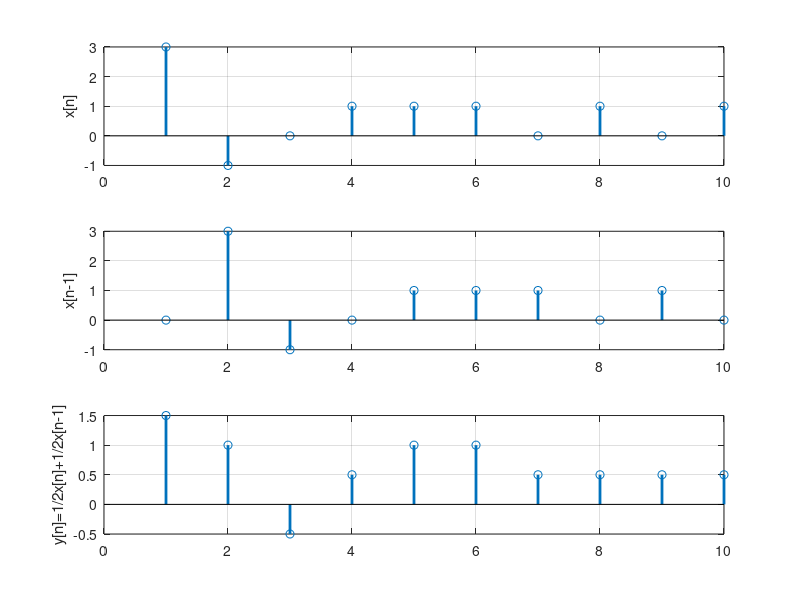

MATLAB code for this plot:
% ECE 4750 (DSP)
% Moving Average
clc, close all; clear;
% Ex.
x = -2+binornd(5,0.6,1,10);
subplot(311); stem(x,'LineWidth',2); grid; ylabel('x[n]');
x_n_1 = [ 0 , x(1:end-1)];
subplot(312); stem(x_n_1,'LineWidth',2); grid; ylabel('x[n-1]');
y = 1/2 * x + 1/2 * x_n_1;
subplot(313); stem(y,'LineWidth',2); grid;
ylabel('y[n]=1/2x[n]+1/2x[n-1]');

